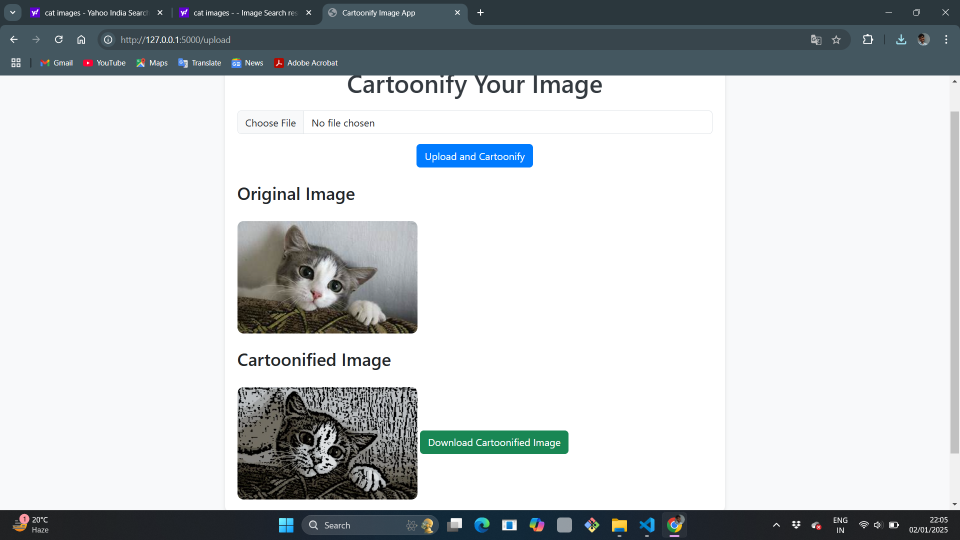
#> input picture gui.png, 1920 x 1080 px (shown at 1/2 size)
$ python -i app.py   (imports and definitions only)
#> lines starting #> are read from the running program, lines starting #| are printed output that depends on the picture; after the words box and inside, x2 and y2 are one past the last pixel; in counts of white or black regions, pixels touching at a corner belong together
import os
from flask import Flask, request, render_template, send_from_directory
import cv2
import numpy as np

# [1 line not run here, left out]

# Configuration
UPLOAD_FOLDER = 'static/uploads'
RESULT_FOLDER = 'static/results'
# [1 line that did not run here, left out]
# [1 line that did not run here, left out]
# [2 lines not run here, left out]

def cartoonify(image_path):
    # Load image
#> called with image_path = 'gui.png'
    image = cv2.imread(image_path)
#> image is the input picture: shape (1080, 1920, 3); mean B, G, R 203.9, 202, 197.8

    # Smooth image using bilateral filter
    smoothed = cv2.bilateralFilter(image, d=9, sigmaColor=75, sigmaSpace=75)

    # Quantize image (color clustering)
    data = np.float32(smoothed).reshape((-1, 3))
    criteria = (cv2.TERM_CRITERIA_EPS + cv2.TERM_CRITERIA_MAX_ITER, 100, 0.2)
    _, labels, centers = cv2.kmeans(data, 8, None, criteria, 10, cv2.KMEANS_RANDOM_CENTERS)
#> centers = [[34.64, 31.19, 27.07], [66.9, 61.62, 51.34], [254.3, 254.3, 254.2], [247.2, 130.5, 11.25], [210.2, 6.52, 98.59], [178.3, 179.2, 178.5], [85.99, 135.9, 26.57], [96.79, 91.9, 79.23]]
    centers = np.uint8(centers)
#> centers = [[34, 31, 27], [66, 61, 51], [254, 254, 254], [247, 130, 11], [210, 6, 98], [178, 179, 178], [85, 135, 26], [96, 91, 79]]
    quantized = centers[labels.flatten()]
    quantized_image = quantized.reshape(smoothed.shape)
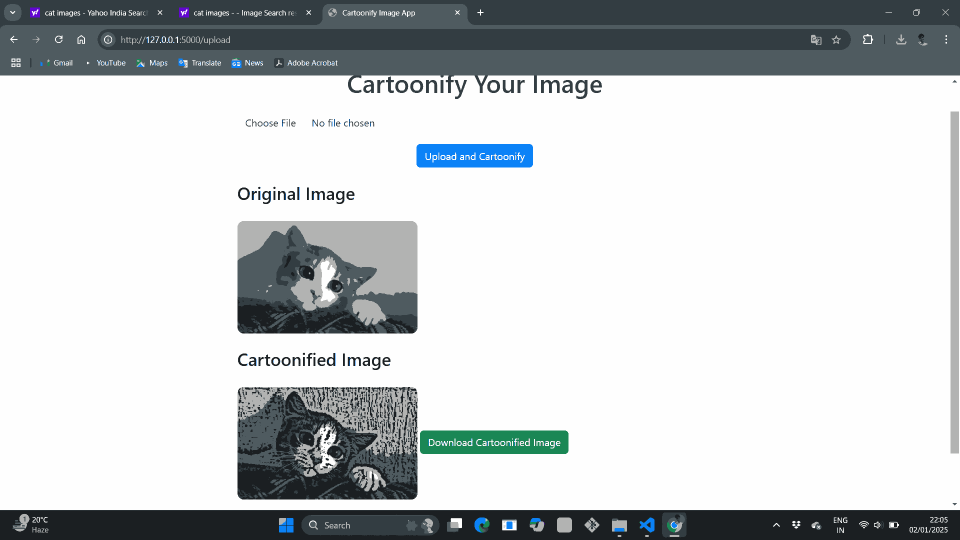
#> quantized_image: shape (1080, 1920, 3) (shown at 1/2 size); mean B, G, R 205.1, 203.6, 200

    # Edge detection (color-based)
    gray = cv2.cvtColor(image, cv2.COLOR_BGR2GRAY)
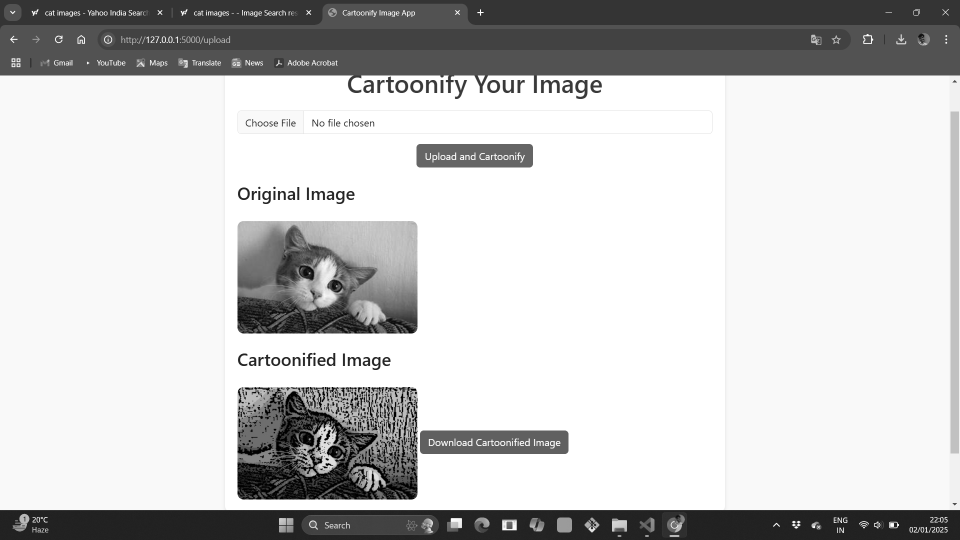
#> gray: shape (1080, 1920) (shown at 1/2 size); min 0, max 255, mean 201
    edges = cv2.adaptiveThreshold(
        gray, 255,
        cv2.ADAPTIVE_THRESH_MEAN_C,
        cv2.THRESH_BINARY,
        blockSize=9, C=2
    )
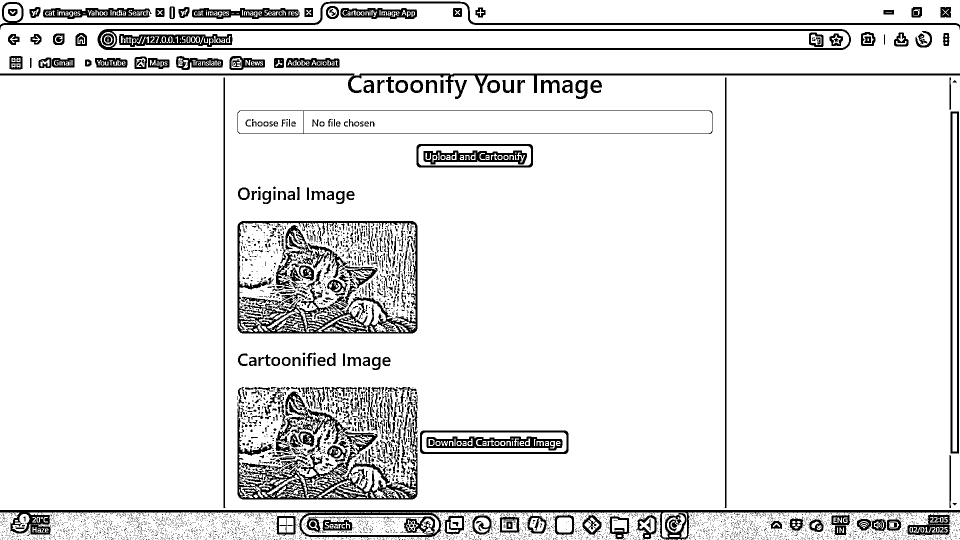
#> edges: shape (1080, 1920) (shown at 1/2 size); 90.7% white; 5091 black regions (4567 under 20 px), largest, box (x1, y1, x2, y2) and area: (0, 1020, 1920, 1080) 16545, (475, 442, 835, 667) 15335, (475, 804, 835, 999) 13634
    edges_colored = cv2.cvtColor(edges, cv2.COLOR_GRAY2BGR)

    # Combine edges with the quantized image
    cartoon = cv2.bitwise_and(quantized_image, quantized_image, mask=edges)
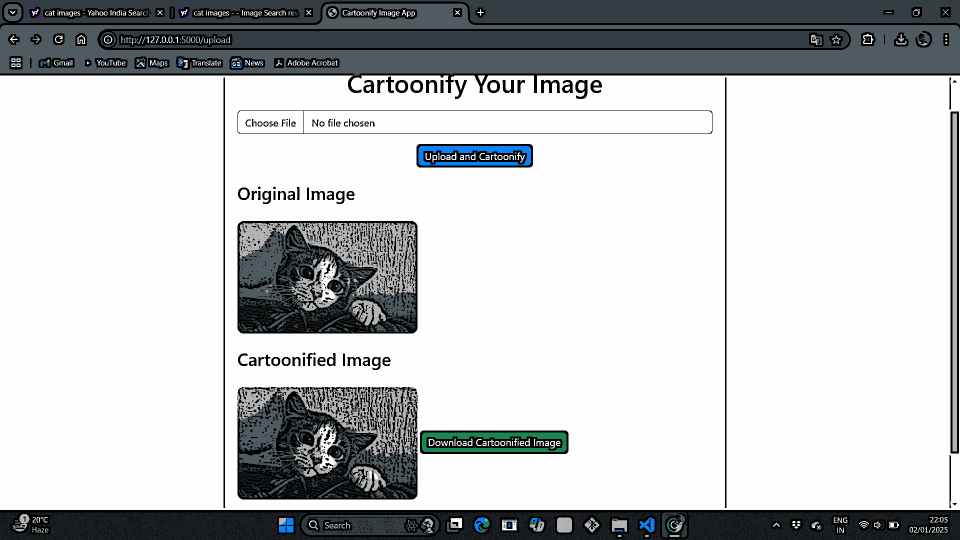
#> cartoon: shape (1080, 1920, 3) (shown at 1/2 size); mean B, G, R 197.2, 196.2, 193.8
    cartoon = cv2.addWeighted(cartoon, 0.9, edges_colored, 0.1, 0)

    return cartoon

# [3 lines that did not run here, left out]

# [20 lines that did not run here, left out]

# [3 lines that did not run here, left out]

# [3 lines that did not run here, left out]

# [2 lines not run here, left out]

>>> result = cartoonify('gui.png')
